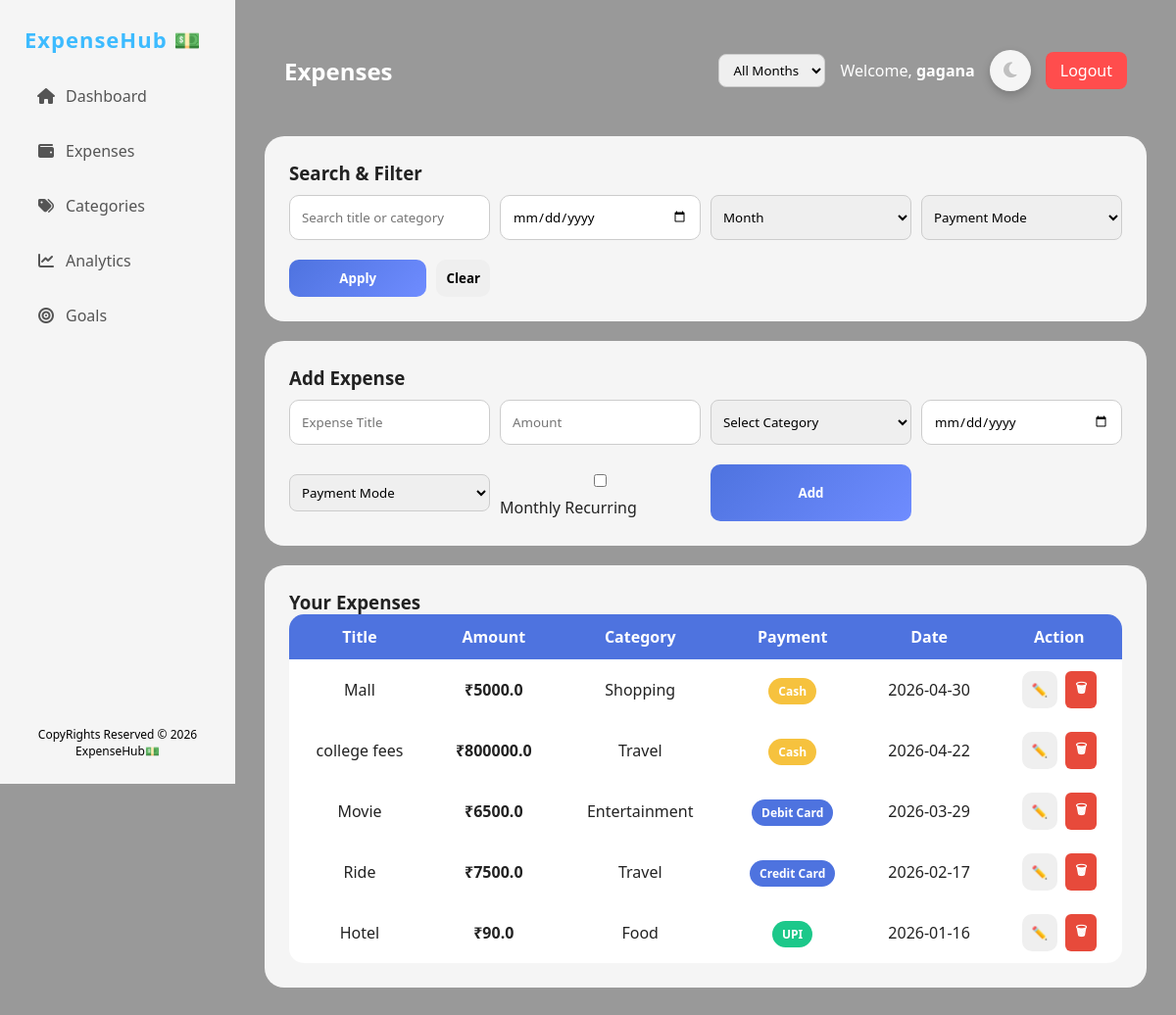
/expenses (signed in), run on the app's committed database.
### tables this page shows
CREATE TABLE users(
        id INTEGER PRIMARY KEY AUTOINCREMENT,
        name TEXT,
        email TEXT UNIQUE,
        password TEXT,
        budget REAL DEFAULT 0
    );

CREATE TABLE expenses(
        id INTEGER PRIMARY KEY AUTOINCREMENT,
        user_id INTEGER,
        title TEXT,
        amount REAL,
        category TEXT,
        payment_mode TEXT,
        date TEXT,
        recurring INTEGER DEFAULT 0
    );

### app.py (the view)
@app.route("/expenses", methods=["GET"])
def expenses():
    if "user_id" not in session:
        return redirect("/")
    conn = get_db()
    c = conn.cursor()
    user_id = session["user_id"]
    search = request.args.get("search", "").strip()
    date = request.args.get("date", "")
    month = request.args.get("month", "")
    payment = request.args.get("payment", "")
    query = "SELECT * FROM expenses WHERE user_id=?"
    params = [user_id]
    if search:
        query += " AND (title LIKE ? OR category LIKE ?)"
        params.append(f"%{search}%")
        params.append(f"%{search}%")
    if date:
        query += " AND date=?"
        params.append(date)
    if month:
        query += " AND strftime('%m', date)=?"
        params.append(month)
    if payment:
        query += " AND payment_mode=?"
        params.append(payment)
    query += " ORDER BY date DESC"
    c.execute(query, params)
    expenses = c.fetchall()
    c.execute("SELECT name FROM categories WHERE user_id=?", (user_id,))
    categories = c.fetchall()
    conn.close()
    return render_template(
        "expenses.html",
        expenses=expenses,
        categories=categories
    )

### app.py (called while the page is built)
def get_db():
    conn = sqlite3.connect("expense.db")
    conn.row_factory = sqlite3.Row
    return conn

@app.context_processor
def inject_user():
    if "user_id" in session:
        conn = get_db()
        c = conn.cursor()
        c.execute("SELECT * FROM users WHERE id=?", (session["user_id"],))
        user = c.fetchone()
        return dict(user=user)
    return dict(user=None)

### templates/expenses.html (shortened to what this page needs)
{% extends "base.html" %}
{% block title %}Expenses{% endblock %}
{% block content %}
<div class="card">
<h3>Search & Filter</h3>
<form method="GET" action="/expenses" class="form-grid">
<input type="text" name="search" placeholder="Search title or category"
value="{{ request.args.get('search','') }}">
<input type="date" name="date"
value="{{ request.args.get('date','') }}">
<select name="month">
<option value="">Month</option>
</select>
<select name="payment">
<option value="">Payment Mode</option>
</select>
<div style="display:flex; gap:10px;">
<button type="submit" class="primary-btn">Apply</button>
<a href="/expenses">
<button type="button">Clear</button>
</a>
</div>
</form>
</div>
<div class="card">
<h3>Add Expense</h3>
<form method="POST" action="/add_expense" class="form-grid" id="addForm">
<input type="text" name="title" placeholder="Expense Title" required>
<input type="number" step="0.01" name="amount" placeholder="Amount" required>
<select name="category" required>
<option value="">Select Category</option>
</select>
<input type="date" name="date" required>
<select name="payment" required>
<option value="">Payment Mode</option>
</select>
<label>
<input type="checkbox" name="recurring"> Monthly Recurring
</label>
<button type="submit" class="primary-btn">Add</button>
</form>
</div>
<div class="card">
<h3>Your Expenses</h3>
{% if expenses %}
<table>
<thead>
<tr>
<th>Title</th>
<th>Amount</th>
<th>Category</th>
<th>Payment</th>
<th>Date</th>
<th>Action</th>
</tr>
</thead>
<tbody>
{% for expense in expenses %}
<tr>
<td>{{ expense['title'] }}</td>
<td><b>₹{{ expense['amount'] }}</b></td>
<td>{{ expense['category'] }}</td>
<td>
{% if expense["payment_mode"] == "UPI" %}
<span class="badge upi">UPI</span>
{% elif expense["payment_mode"] == "Cash" %}
<span class="badge cash">Cash</span>
{% else %}
<span class="badge card-badge">{{ expense["payment_mode"] }}</span>
{% endif %}
</td>
<td>{{ expense['date'] }}</td>
<td style="display:flex;gap:8px;justify-content:center;">
<a href="/edit_expense/{{ expense['id'] }}">
<button type="button">✏️</button>
</a>
<button type="button" class="delete-btn" data-id="{{ expense['id'] }}">
🗑
</button>
</td>
</tr>
{% endfor %}
</tbody>
</table>
{% else %}
<div class="empty">
No expenses yet
</div>
{% endif %}
</div>
{% endblock %}

### templates/base.html (shortened to what this page needs)
<!DOCTYPE html>
<html lang="en">
<head>
<link rel="stylesheet" href="https://cdnjs.cloudflare.com/ajax/libs/font-awesome/6.5.0/css/all.min.css">
<link rel="stylesheet" href="{{ url_for('static', filename='style.css') }}">
</head>
<body>
<div class="layout">
<div class="sidebar" id="sidebar">
   <h2 class="logo">ExpenseHub 💵</h2>
    <a href="/dashboard"><i class="fa fa-home"></i> <span>Dashboard</span></a>
    <a href="/expenses"><i class="fa fa-wallet"></i> <span>Expenses</span></a>
    <a href="/categories"><i class="fa fa-tags"></i> <span>Categories</span></a>
    <a href="/analytics"><i class="fa fa-chart-line"></i> <span>Analytics</span></a>
    <a href="/goals"><i class="fa fa-bullseye"></i> <span>Goals</span></a>
    <div class="sidebar-footer">
        CopyRights Reserved © 2026 ExpenseHub💵
    </div>
</div>
<div class="main">
<div class="topbar">
<h2>{% block title %}{% endblock %}</h2>
<div class="topbar-right">
    <form method="GET" action="/dashboard">
        <select name="month" onchange="this.form.submit()">
            <option value="">All Months</option>
        </select>
    </form>
  <span>
    Welcome,
    <b>{{ user['name'] if user else 'User' }}</b>
</span>
    <button id="themeBtn" class="theme-toggle">
        <i id="themeIcon" class="fa-solid fa-moon"></i>
    </button>
    <a href="/logout" class="logout-btn">
        Logout
    </a>
</div>
</div>
{% block content %}{% endblock %}
</div>
</div>
</body>
</html>

### static/style.css (style rules this page uses)
:root { --main-color:#4e73df; --success:#1cc88a; --warning:#f6c23e; --danger:#e74a3b; --glass-bg: rgba(255,255,255,0.9); --glass-dark: rgba(40,40,60,0.9); }
* { margin:0; padding:0; box-sizing:border-box; font-family:'Segoe UI',sans-serif; }
body { background: linear-gradient( rgba(0,0,0,0.4), rgba(0,0,0,0.4) ), url("https://images.unsplash.com/photo-1605902711622-cfb43c44367f") no-repeat center center/cover; background-attachment: fixed; color:#fff; transition:0.3s; }
.layout { display:flex; min-height:100vh; }
.sidebar { width:240px; height:100vh; position:fixed; top:0; left:0; background: rgba(255,255,255,0.9); backdrop-filter: blur(15px); padding:25px; transition:0.3s; }
.sidebar a { display:flex; align-items:center; gap:10px; padding:12px; margin-bottom:10px; text-decoration:none; color:#555; border-radius:12px; transition:0.2s; }
.sidebar a i { width:20px; text-align:center; }
.main { flex:1; margin-left:240px; padding:30px; }
.topbar { display:flex; justify-content:space-between; align-items:center; margin-bottom:25px; }
input, select { width:100%; padding:12px; margin:10px 0; border-radius:10px; border:1px solid #ccc; }
button { padding:10px; border:none; border-radius:10px; cursor:pointer; font-weight:600; transition:0.3s; }
.primary-btn { background:linear-gradient(135deg,#4e73df,#6f8cff); color:white; width:100%; }
.logout-btn { background:var(--danger); color:white; }
.card { padding:25px; border-radius:20px; background:var(--glass-bg); color:#222; margin-bottom:20px; }
table { width:100%; background:white; border-radius:15px; overflow:hidden; border-collapse:collapse; }
th { background:var(--main-color); color:white; }
th,td { padding:12px; text-align:center; }
.badge { padding:5px 10px; border-radius:20px; font-size:12px; font-weight:bold; }
.upi { background:var(--success); color:white; }
.cash { background:var(--warning); color:white; }
.card-badge { background:var(--main-color); color:white; }
.delete-btn { background:#e74a3b; color:white; padding:8px 15px; border:none; border-radius:6px; text-decoration:none; display:inline-block; }
.theme-toggle { width:42px; height:42px; border-radius:50%; border:none; cursor:pointer; display:flex; align-items:center; justify-content:center; background:rgba(255,255,255,0.9); backdrop-filter:blur(10px); box-shadow:0 4px 10px rgba(0,0,0,0.2); transition:0.3s; }
.theme-toggle i { font-size:18px; color:#c0c0c0; transition:0.3s; }
.theme-toggle i { text-shadow:0 0 6px rgba(255,255,255,0.4); }
select { padding: 8px; border-radius: 8px; }
.logout-btn { background: #ff4d4d; color: white; padding: 8px 15px; border-radius: 8px; text-decoration: none; }
.topbar { display:flex; justify-content:space-between; align-items:center; padding:15px 20px; }
.topbar-right { display:flex; align-items:center; gap:15px; }
.topbar-right select { padding:6px 10px; border-radius:8px; }
.logout-btn { background:#ff4d4d; color:white; padding:8px 15px; border-radius:8px; text-decoration:none; }
.logo { margin-bottom:20px; color:rgb(54, 227, 254); font-weight:700; }
.logo { margin-bottom:20px; font-weight:700; font-size:22px; color:rgb(61, 187, 255); letter-spacing:1px; }
.sidebar { display:flex; flex-direction:column; justify-content:space-between; }
.sidebar-footer { text-align:center; font-size:12px; color:#000000; margin-top:auto; padding-top:20px; }

### templates/expenses.html (style rules this page uses)
.form-grid { display:grid; grid-template-columns: repeat(auto-fit, minmax(200px,1fr)); gap:10px; }
.badge { padding:5px 10px; border-radius:20px; font-size:12px; font-weight:bold; }
.upi { background:#1cc88a; color:white; }
.card-badge { background:#4e73df; color:white; }
.cash { background:#f6c23e; color:white; }
.delete-btn { background:#e74a3b; color:white; border:none; padding:6px 10px; border-radius:6px; cursor:pointer; }

### data on the page
users: name "gagana"
expenses: title "Mall", amount "5000.0", category "Shopping", payment_mode "Cash", date "2026-04-30"
expenses: title "college fees", amount "800000.0", category "Travel", payment_mode "Cash", date "2026-04-22"
expenses: title "Movie", amount "6500.0", category "Entertainment", payment_mode "Debit Card", date "2026-03-29"
expenses: title "Ride", amount "7500.0", category "Travel", payment_mode "Credit Card", date "2026-02-17"
expenses: title "Hotel", amount "90.0", category "Food", payment_mode "UPI", date "2026-01-16"
